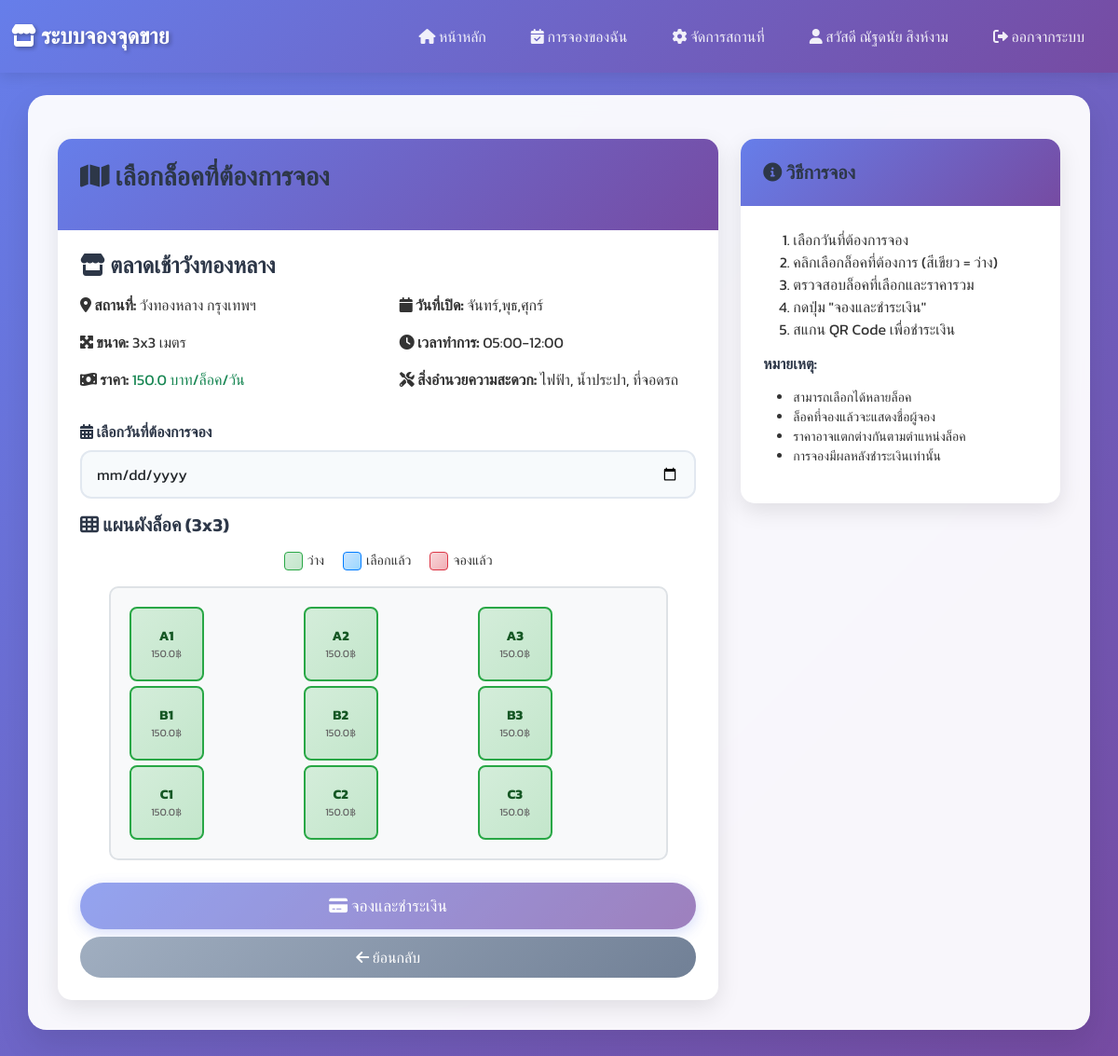
The app's page /booking/1 (signed in) with its own data.
### tables this page shows
CREATE TABLE spaces
                 (id INTEGER PRIMARY KEY AUTOINCREMENT,
                  name TEXT NOT NULL,
                  location TEXT NOT NULL,
                  size TEXT NOT NULL,
                  price REAL NOT NULL,
                  available_days TEXT NOT NULL,
                  available_time TEXT NOT NULL,
                  amenities TEXT,
                  owner_id INTEGER, layout_data TEXT,
                  FOREIGN KEY (owner_id) REFERENCES users (id));

### app.py (the view, shortened to what this page needs)
@app.route('/booking/<int:space_id>')
def booking(space_id):
    if 'user_id' not in session:
        flash('กรุณาเข้าสู่ระบบก่อน', 'error')
        return redirect(url_for('login'))
    booking_date = request.args.get('date', '')
    conn = sqlite3.connect('database.db')
    c = conn.cursor()
    c.execute("SELECT * FROM spaces WHERE id = ?", (space_id,))
    space = c.fetchone()
    if not space:
        flash('ไม่พบสถานที่นี้', 'error')
        return redirect(url_for('index'))
    booked_slots = []
    conn.close()
    layout_data = json.loads(space[9]) if space[9] else {"rows": 3, "cols": 3, "slots": {}}
    return render_template('booking.html', space=space, layout_data=layout_data,
                         booked_slots=booked_slots, booking_date=booking_date)

### app.py (called while the page is built)
@app.template_filter('chr')
def chr_filter(value):
    return chr(int(value))

### templates/booking.html (shortened to what this page needs)
{% extends "base.html" %}
{% block content %}
<div class="row">
    <div class="col-lg-8">
        <div class="card">
            <div class="card-header">
                <h3><i class="fas fa-map"></i> เลือกล็อคที่ต้องการจอง</h3>
            </div>
            <div class="card-body">
                <h4><i class="fas fa-store"></i> {{ space[1] }}</h4>
                <div class="row mb-3">
                    <div class="col-md-6">
                        <p><strong><i class="fas fa-map-marker-alt"></i> สถานที่:</strong> {{ space[2] }}</p>
                        <p><strong><i class="fas fa-expand-arrows-alt"></i> ขนาด:</strong> {{ space[3] }}</p>
                        <p><strong><i class="fas fa-money-bill-wave"></i> ราคา:</strong> <span class="text-success">{{ space[4] }} บาท/ล็อค/วัน</span></p>
                    </div>
                    <div class="col-md-6">
                        <p><strong><i class="fas fa-calendar"></i> วันที่เปิด:</strong> {{ space[5] }}</p>
                        <p><strong><i class="fas fa-clock"></i> เวลาทำการ:</strong> {{ space[6] }}</p>
                        <p><strong><i class="fas fa-tools"></i> สิ่งอำนวยความสะดวก:</strong> {{ space[7] if space[7] else 'ไม่ระบุ' }}</p>
                    </div>
                </div>
                <form method="POST" action="{{ url_for('confirm_booking') }}" id="bookingForm">
                    <div class="mb-3">
                        <label for="booking_date" class="form-label">
                            <i class="fas fa-calendar-alt"></i> เลือกวันที่ต้องการจอง
                        </label>
                        <input type="date" class="form-control" id="booking_date" name="booking_date"
                               value="{{ booking_date }}" required onchange="loadBookingData()">
                    </div>
                    <div class="layout-container" id="layoutContainer">
                        <h5><i class="fas fa-th"></i> แผนผังล็อค ({{ layout_data.rows }}x{{ layout_data.cols }})</h5>
                        <div class="booking-legend mb-3">
                            <span class="legend-item">
                                <span class="slot-demo available"></span> ว่าง
                            </span>
                            <span class="legend-item">
                                <span class="slot-demo selected"></span> เลือกแล้ว
                            </span>
                            <span class="legend-item">
                                <span class="slot-demo booked"></span> จองแล้ว
                            </span>
                        </div>
                        <div class="layout-grid" style="grid-template-columns: repeat({{ layout_data.cols }}, 1fr); grid-template-rows: repeat({{ layout_data.rows }}, 1fr);">
                            {% for row in range(layout_data.rows) %}
                                {% for col in range(layout_data.cols) %}
                                    {% set slot_id = (row|string|int + 65)|chr + (col + 1)|string %}
                                    {% set is_booked = slot_id in booked_slots %}
                                    <div class="slot {{ 'booked' if is_booked else 'available' }}"
                                         data-slot="{{ slot_id }}"
                                         data-price="{{ layout_data.slots[slot_id].price if layout_data.slots[slot_id] else space[4] }}"
                                         {% if is_booked %}
                                         data-booked-by="{{ booked_slots[slot_id] }}"
                                         title="จองโดย: {{ booked_slots[slot_id] }}"
                                         {% else %}
                                         onclick="toggleSlot(this)"
                                         title="ล็อค {{ slot_id }} - {{ layout_data.slots[slot_id].price if layout_data.slots[slot_id] else space[4] }} บาท"
                                         {% endif %}>
                                        <div class="slot-id">{{ slot_id }}</div>
                                        <div class="slot-price">{{ layout_data.slots[slot_id].price if layout_data.slots[slot_id] else space[4] }}฿</div>
                                    </div>
                                {% endfor %}
                            {% endfor %}
                        </div>
                    </div>
                    <div class="d-grid gap-2 mt-4">
                        <button type="submit" class="btn btn-primary btn-lg" id="bookingBtn" disabled>
                            <i class="fas fa-credit-card"></i> จองและชำระเงิน
                        </button>
                        <a href="{{ url_for('index') }}" class="btn btn-secondary">
                            <i class="fas fa-arrow-left"></i> ย้อนกลับ
                        </a>
                    </div>
                </form>
            </div>
        </div>
    </div>
    <div class="col-lg-4">
        <div class="card">
            <div class="card-header bg-info text-white">
                <h5 class="mb-0"><i class="fas fa-info-circle"></i> วิธีการจอง</h5>
            </div>
            <div class="card-body">
                <ol>
                    <li>เลือกวันที่ต้องการจอง</li>
                    <li>คลิกเลือกล็อคที่ต้องการ (สีเขียว = ว่าง)</li>
                    <li>ตรวจสอบล็อคที่เลือกและราคารวม</li>
                    <li>กดปุ่ม "จองและชำระเงิน"</li>
                    <li>สแกน QR Code เพื่อชำระเงิน</li>
                </ol>
                <div class="mt-3">
                    <h6>หมายเหตุ:</h6>
                    <ul class="small">
                        <li>สามารถเลือกได้หลายล็อค</li>
                        <li>ล็อคที่จองแล้วจะแสดงชื่อผู้จอง</li>
                        <li>ราคาอาจแตกต่างกันตามตำแหน่งล็อค</li>
                        <li>การจองมีผลหลังชำระเงินเท่านั้น</li>
                    </ul>
                </div>
            </div>
        </div>
    </div>
</div>
{% endblock %}

### static/style.css (style rules this page uses)
* { margin: 0; padding: 0; box-sizing: border-box; }
body { font-family: 'Kanit', sans-serif; background: linear-gradient(135deg, #667eea 0%, #764ba2 100%); min-height: 100vh; color: #333; }
.card { border: none; border-radius: 15px; box-shadow: 0 8px 25px rgba(0, 0, 0, 0.1); transition: all 0.3s ease; overflow: hidden; background: white; margin-top: 15px; }
.card-header { background: linear-gradient(135deg, #667eea 0%, #764ba2 100%); color: white; border: none; padding: 1.5rem; font-weight: 600; }
.card-body { padding: 1.5rem; }
.btn { border-radius: 25px; font-weight: 500; padding: 10px 24px; transition: all 0.3s ease; border: none; position: relative; overflow: hidden; }
.btn::before { content: ''; position: absolute; top: 0; left: -100%; width: 100%; height: 100%; background: linear-gradient(90deg, transparent, rgba(255, 255, 255, 0.2), transparent); transition: left 0.5s; }
.btn-primary { background: linear-gradient(135deg, #667eea 0%, #764ba2 100%); color: white; box-shadow: 0 4px 15px rgba(102, 126, 234, 0.4); }
.btn-secondary { background: linear-gradient(135deg, #a0aec0 0%, #718096 100%); color: white; }
.btn-lg { padding: 12px 32px; font-size: 1.1rem; }
.form-control, .form-select { border: 2px solid #e2e8f0; border-radius: 12px; padding: 12px 16px; transition: all 0.3s ease; background: #f7fafc; }
.form-label { font-weight: 600; color: #2d3748; margin-bottom: 0.5rem; }
h1, h2, h3, h4, h5, h6 { color: #2d3748; font-weight: 600; margin-bottom: 1rem; }
.card { animation: fadeInUp 0.6s ease; }
.btn:disabled { opacity: 0.7; cursor: not-allowed; transform: none !important; }

### templates/booking.html (style rules this page uses)
.layout-grid { display: grid; gap: 5px; max-width: 600px; margin: 0 auto; padding: 20px; background: #f8f9fa; border-radius: 10px; border: 2px solid #dee2e6; }
.slot { width: 80px; height: 80px; border: 2px solid #ddd; border-radius: 8px; display: flex; flex-direction: column; align-items: center; justify-content: center; cursor: pointer; transition: all 0.3s ease; position: relative; font-size: 0.8rem; }
.slot.available { background: linear-gradient(135deg, #d4edda 0%, #c3e6cb 100%); border-color: #28a745; color: #155724; }
.slot-id { font-weight: bold; font-size: 0.9rem; }
.slot-price { font-size: 0.7rem; color: #666; }
.booking-legend { display: flex; gap: 20px; justify-content: center; flex-wrap: wrap; }
.legend-item { display: flex; align-items: center; gap: 5px; font-size: 0.9rem; }
.slot-demo { width: 20px; height: 20px; border-radius: 4px; border: 1px solid #ddd; }
.slot-demo.available { background: linear-gradient(135deg, #d4edda 0%, #c3e6cb 100%); border-color: #28a745; }
.slot-demo.selected { background: linear-gradient(135deg, #cce5ff 0%, #99d6ff 100%); border-color: #007bff; }
.slot-demo.booked { background: linear-gradient(135deg, #f8d7da 0%, #f1aeb5 100%); border-color: #dc3545; }

### records on screen
spaces: name "ตลาดเช้าวังทองหลาง", location "วังทองหลาง กรุงเทพฯ", size "3x3 เมตร", price "150.0", available_days "จันทร์,พุธ,ศุกร์", available_time "05:00-12:00", amenities "ไฟฟ้า, น้ำประปา, ที่จอดรถ", price "150.0" "150.0" "150.0" "150.0" "150.0" "150.0" "150.0" "150.0" "150.0"

### other values on screen
{{ session.user_name }} "ณัฐดนัย สิงห์งาม"
{{ layout_data.rows }} "3"
{{ layout_data.cols }} "3"
{{ slot_id }} "A1" "A2" "A3" "B1" "B2" "B3" "C1" "C2" "C3"
